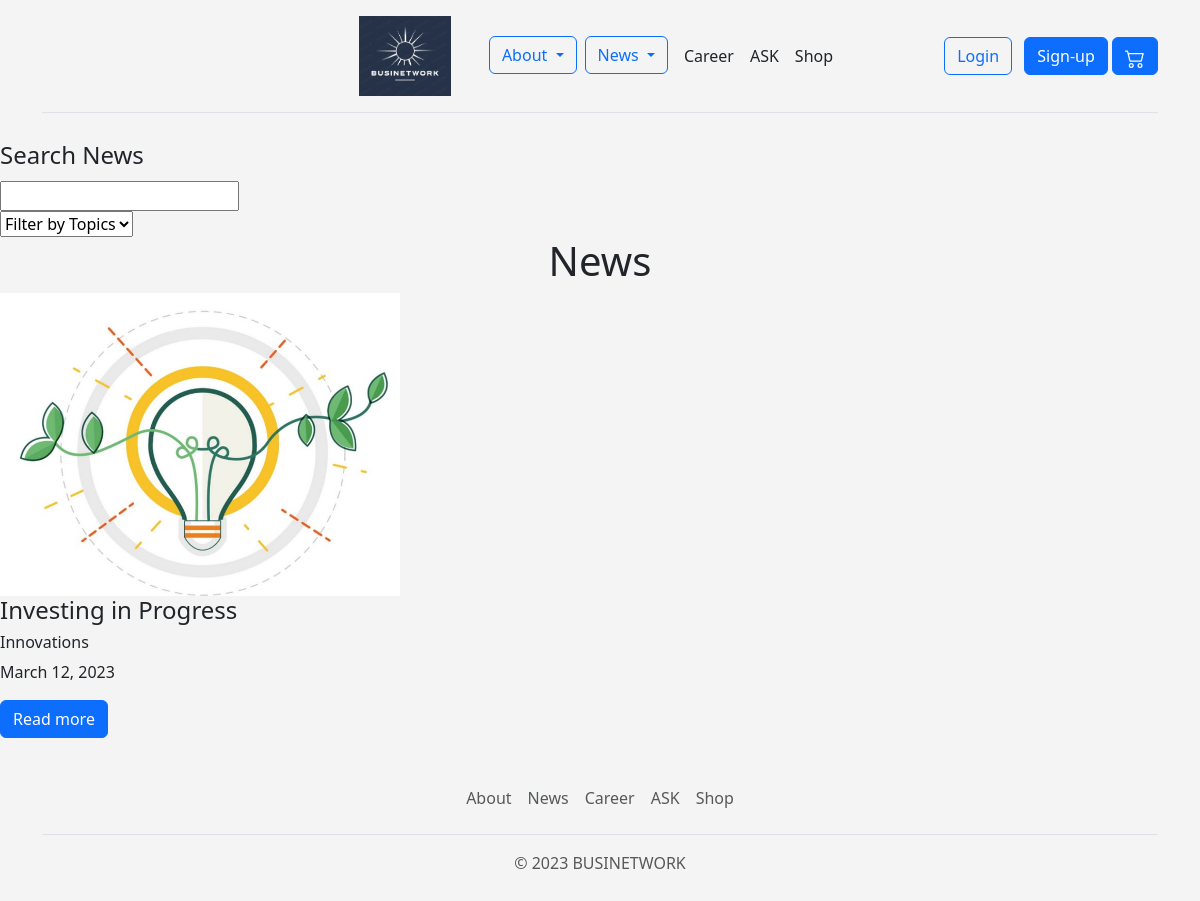
Page /news/ on the committed database.
### news_final/models.py (models this page shows)
class News(models.Model):
    category = models.CharField(max_length=20)
    author = models.CharField(max_length=50)
    title = models.CharField(max_length=50)
    text = models.TextField()
    image = models.FileField(upload_to='news/')
    date = models.DateField(auto_now=True)
    class Meta:
        ordering = ['-date']

### news_final/views.py (the view)
# urls.py: path('', views.news_main, name='news'),
def news_main(request):
    news = models.News.objects.all()
    context = {
        'news': news
    }
    return render(request, 'news_main.html', context)

### templates/news_main.html (shortened to what this page needs)
{% extends "base.html" %}
{% block page_content %}
<form class="ListNewsCardGrid-search" data-searchnews-module action="https://corporate.walmart.com/news/" novalidate=""
      autocomplete="off">
    <legend class="ListNewsCardGrid-search-label">Search News</legend>
    <input type="text" class="ListNewsCardGrid-search-searchInput" placeholder="" name="newsSearchModuleQuery">
    <div class="ListNewsCardGrid-search-filters-wrapper"
         data-topics-array='[{&quot;topic&quot;:&quot;All Topics&quot;,&quot;id&quot;:&quot;&quot;},{&quot;topic&quot;:&quot;Business&quot;,&quot;id&quot;:&quot;00000144-4c0a-d175-ad67-cd8e5d1c0000&quot;},{&quot;topic&quot;:&quot;Community&quot;,&quot;id&quot;:&quot;00000144-4c0c-d175-ad67-cd8c81660000&quot;},{&quot;topic&quot;:&quot;Health &amp; Wellness&quot;,&quot;id&quot;:&quot;00000144-4c0b-d5b3-a5e4-dd9f8dc40000&quot;},{&quot;topic&quot;:&quot;Innovation&quot;,&quot;id&quot;:&quot;00000144-4c0c-d5b3-a5e4-dd9df04e0000&quot;},{&quot;topic&quot;:&quot;Opportunity&quot;,&quot;id&quot;:&quot;00000144-4c0c-d679-abcc-ffee0b7c0000&quot;},{&quot;topic&quot;:&quot;Sustainability&quot;,&quot;id&quot;:&quot;00000144-4c09-d5b3-a5e4-dd9d770c0000&quot;},{&quot;topic&quot;:&quot;U.S. Manufacturing&quot;,&quot;id&quot;:&quot;00000149-7732-d2a4-a74d-f7b394450000&quot;},{&quot;topic&quot;:&quot;Finance&quot;,&quot;id&quot;:&quot;00000181-fee9-d250-a1e9-fffdc89d000d&quot;},{&quot;topic&quot;:&quot;Holidays&quot;,&quot;id&quot;:&quot;00000183-1252-da2d-add3-537fdbae0000&quot;},{&quot;topic&quot;:&quot;Working at Walmart&quot;,&quot;id&quot;:&quot;00000183-d377-df74-a5cf-fbf79f4b0000&quot;},{&quot;topic&quot;:&quot;International&quot;,&quot;id&quot;:&quot;00000185-e88a-d0e1-a79f-ebce7acb0000&quot;}]'>
        <select class="ListNewsCardGrid-search-filters" data-topicfilter-select name="newsSearchModuleTopic">
            <option value="">Filter by Topics</option>
        </select>
    </div>
</form>
<h1 align="center">News</h1>
<div class="'row">
    {% for one in news %}
    <div class="col-md-4">
        <img class="card-img-top" src="{{ one.image.url }}">
        <div class="card-body">
            <h4>{{ one.title }}</h4>
            <h6>{{ one.category }}</h6>
            <p>{{ one.date }}</p>
            <a href="{% url 'news_more' one.pk %}" class="btn btn-primary">
                Read more
            </a>
        </div>
    </div>
    {% endfor %}
</div>
{% endblock %}

### rows in the picture
News: image (picture), title "Investing in Progress", category "Innovations", date "March 12, 2023"
